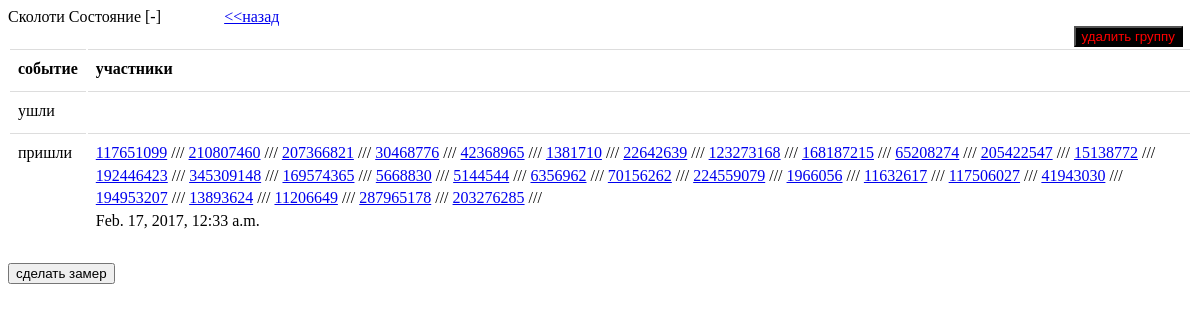
/skoloti_sostoyanie, run on the app's committed database.
### VkModule/models.py (models this page shows, shortened)
class GroupInfo(models.Model):
    class Meta():
        db_table = 'groups'
    group_id = models.CharField(max_length=100)
    group_name = models.TextField(default="No name")
    comment = models.TextField(default="-")
    users = models.TextField()

class ChangeGroup(models.Model):
    class Meta():
        db_table = 'changes'
    delete_persons = models.TextField()
    new_persons = models.TextField()
    group = models.ForeignKey(GroupInfo)
    date = models.DateTimeField()

### VkModule/views.py (the view)
# urls.py: url(r'^(?P<group_id>(\w+))$', group_info, name='group_info'),
def group_info(request, group_id):
    try:
        groups = GroupInfo.objects.filter(group_id=group_id)
        group = groups[0]
        changes = ChangeGroup.objects.filter(group=group).order_by("-date")
        for change in changes:
            change.delete_persons = eval(change.delete_persons)
            change.new_persons = eval(change.new_persons)
        return render(request, "VkModule/group_info.html", {"changes": changes, "group": group})
    except Exception:
        return render(request, "VkModule/error.html", {"back": '/'})

### VkModule/templates/VkModule/group_info.html (shortened to what this page needs)
<!DOCTYPE html>
{% load static %}
<html lang="en">
<head>
    <link rel="stylesheet" type="text/css" href="{% static 'style.css' %}"/>
</head>
<body>
{{ group.group_name }} [{{ group.comment}}]
<div style="padding-left: 5%; display:inline-block"><a href="/">&lt&lt;назад</a></div>
<div style="padding-left: 90%">
    <form action="/{{ group.group_id }}/delete" method="POST">{% csrf_token %}
        <input style="color: red; background-color: black" type="submit" value="удалить группу">
    </form>
</div>
{% if changes %}
    <table class="table">
        <tr>
            <th>событие</th>
            <th>участники</th>
        </tr>
        {% for change in changes %}
            <tr>
                <td>
                    ушли
                </td>
                <td>
                </td>
            </tr>
            <tr>
                <td>
                    пришли
                </td>
                <td>
                    {% for person in change.new_persons %}
                        <div STYLE="display:inline-block">
                            <a href="https://vk.com/id{{ person }}">{{ person }}</a> ///
                        </div>
                    {% endfor %}
                    <br>
                    {{ change.date }}
                </td>
            </tr>
        {% endfor %}
    </table>
{% endif %}
<form action="{{ group.group_id }}/change" method="POST">{% csrf_token %}
    <input type="submit" value="сделать замер">
</form>
</body>
</html>

### static/style.css (style rules this page uses)
table { background-color: transparent }
th { text-align: left }
.table { width: 100%; max-width: 100%; margin-bottom: 20px }
.table > thead > tr > th, .table > tbody > tr > th, .table > tfoot > tr > th, .table > thead > tr > td, .table > tbody > tr > td, .table > tfoot > tr > td { padding: 8px; line-height: 1.42857143; vertical-align: top; border-top: 1px solid #ddd }

### data on the page
GroupInfo: group_name "Сколоти Состояние", comment "-"
ChangeGroup: new_persons "117651099" "210807460" "207366821" "30468776" "42368965" "1381710" "22642639" "123273168" "168187215" "65208274" "205422547" "15138772" "192446423" "345309148" "169574365" "5668830" "5144544" "6356962" "70156262" "224559079" "1966056" "11632617" "117506027" "41943030" "194953207" "13893624" "11206649" "287965178" "203276285", date "Feb. 17, 2017, 12:33 a.m."
